Frame 1 (no input): blank canvas, image omitted
Frame 60 (the mouse pressed at the canvas centre just before this capture): blank canvas, image omitted
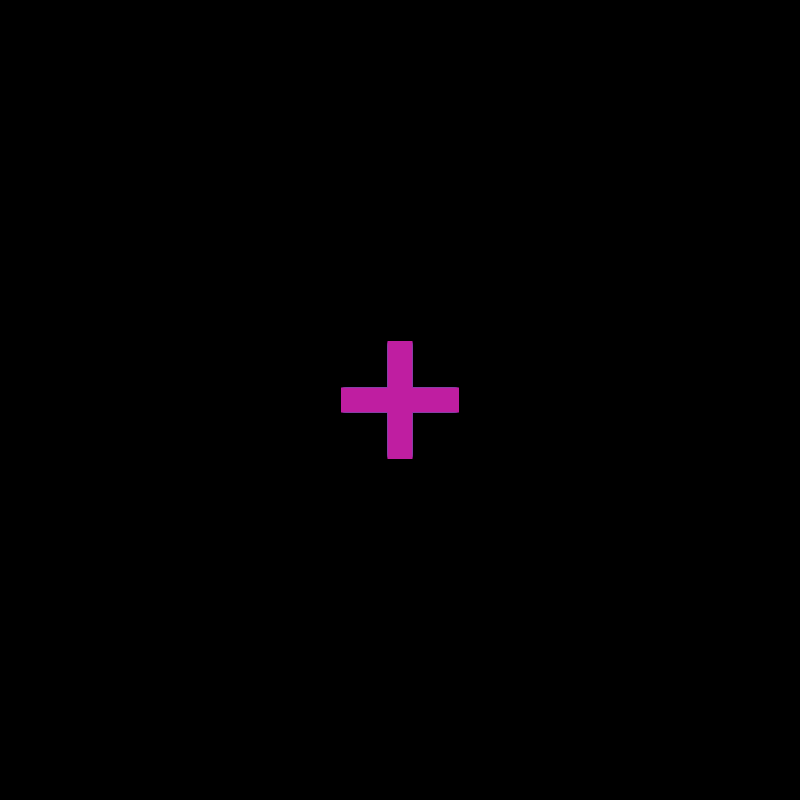
Frame 120 (the mouse held since frame 60 and released just before this capture)

The Processing sketch whose frames 1 and 60 were blank and that drew this single picture after the mouse press (run headless with seeded random() and noise(); from frame 60 on, the mouse is pressed at the canvas centre):

// Processing sketch: Lab1_DATT2040
// ── Lab1_DATT2040.pde
float x = 0;
float y = 0;
float redX = 50;
float greenX = 50;
float blueX = 50;

void setup(){
  size(800,800);
  rectMode(CENTER);
  background(0);
}

void draw() {
  if(mousePressed == true){
    //RNG color
    redX = random(255);
    greenX = random(255);
    blueX = random(255);
    
    //Horizontal Box
    noStroke();
    fill(redX,greenX,blueX);
    rect(mouseX,mouseY,x,25);
    x += 2;
    
    //Verticle Box
    noStroke();
    fill(redX,greenX,blueX);
    rect(mouseX,mouseY,25,y);
    y += 2;
  }
  
  //Stop Making Bars
  if(mousePressed == false) {
    x = 0;
    y = 0;
  }
  
  //Reset Background
  if(keyPressed && key == '1'){
    background(0);
  }
}
